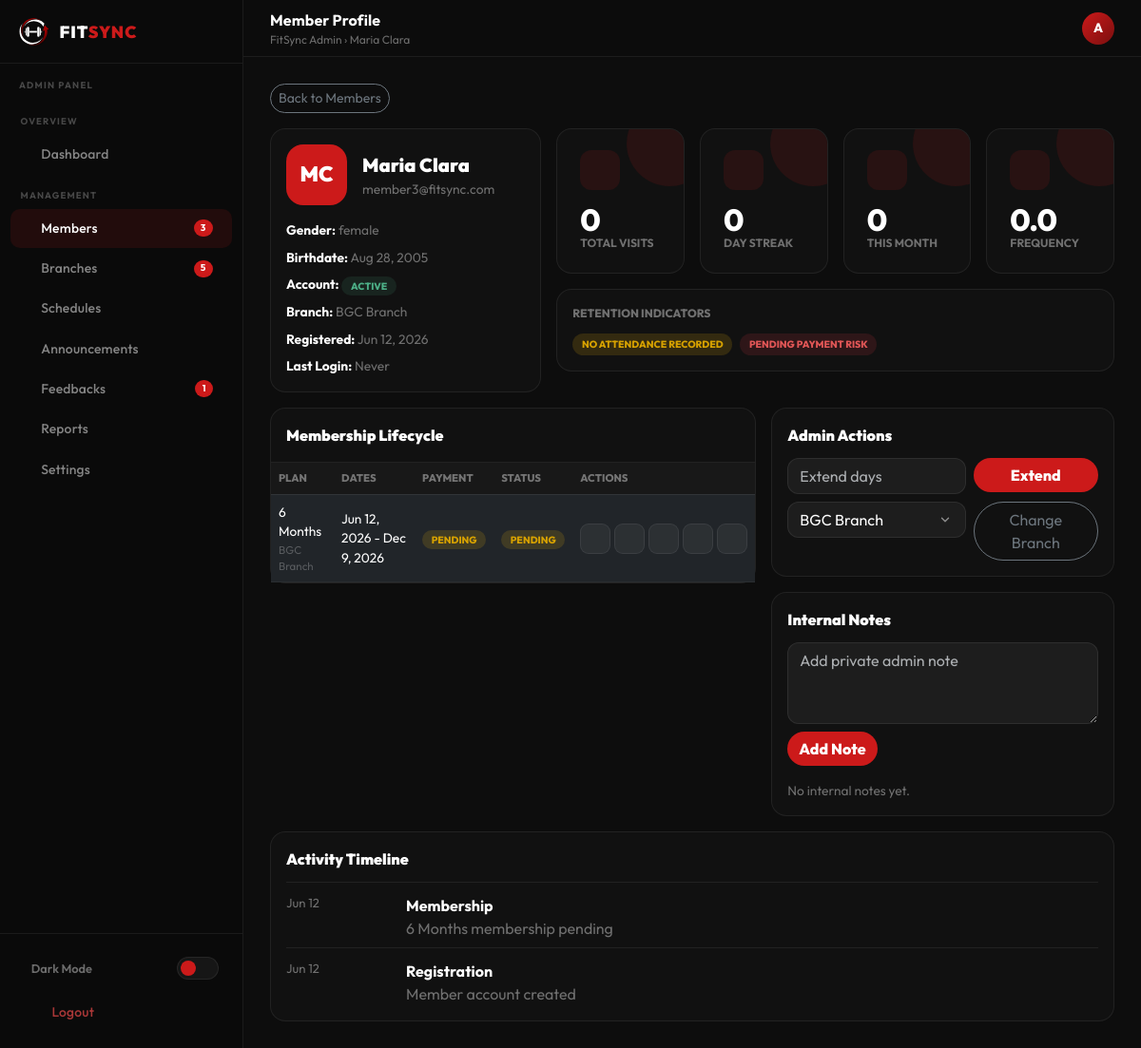
The page /admin/member_view.php?id=4 (signed in) on the database its author committed.
### tables this page shows
CREATE TABLE `memberships` (
  `id` int(10) UNSIGNED NOT NULL,
  `user_id` int(10) UNSIGNED NOT NULL,
  `plan_id` smallint(5) UNSIGNED NOT NULL,
  `branch_id` smallint(5) UNSIGNED NOT NULL DEFAULT 1,
  `starts_at` date NOT NULL,
  `ends_at` date NOT NULL,
  `amount_paid` decimal(10,2) NOT NULL,
  `payment_method` enum('credit_card','debit_card','gcash','maya','bank_transfer','cash') NOT NULL DEFAULT 'cash',
  `payment_status` enum('pending','paid','failed','refunded') NOT NULL DEFAULT 'paid',
  `status` enum('pending','active','expired','cancelled','frozen') NOT NULL DEFAULT 'active',
  `payment_ref` varchar(128) DEFAULT NULL,
  `proof_file_path` varchar(255) DEFAULT NULL,
  `proof_uploaded_at` datetime DEFAULT NULL,
  `created_at` datetime NOT NULL DEFAULT current_timestamp(),
  `updated_at` datetime NOT NULL DEFAULT current_timestamp() ON UPDATE current_timestamp()
);

CREATE TABLE `users` (
  `id` int(10) UNSIGNED NOT NULL,
  `role` enum('admin','member') NOT NULL DEFAULT 'member',
  `first_name` varchar(64) NOT NULL,
  `last_name` varchar(64) NOT NULL,
  `email` varchar(191) NOT NULL,
  `password_hash` varchar(255) NOT NULL,
  `birthdate` date DEFAULT NULL,
  `gender` enum('male','female','nonbinary','other') DEFAULT NULL,
  `email_verified_at` datetime DEFAULT NULL,
  `verification_token` varchar(128) DEFAULT NULL,
  `profile_photo` varchar(255) DEFAULT NULL,
  `is_active` tinyint(1) NOT NULL DEFAULT 1,
  `last_login_at` datetime DEFAULT NULL,
  `created_at` datetime NOT NULL DEFAULT current_timestamp(),
  `updated_at` datetime NOT NULL DEFAULT current_timestamp() ON UPDATE current_timestamp(),
  `is_approved` tinyint(1) DEFAULT 1
);

CREATE TABLE `branches` (
  `id` smallint(5) UNSIGNED NOT NULL,
  `name` varchar(100) NOT NULL,
  `city` varchar(64) NOT NULL,
  `address` varchar(255) DEFAULT NULL,
  `maps_embed` text DEFAULT NULL,
  `is_active` tinyint(1) NOT NULL DEFAULT 1,
  `created_at` datetime NOT NULL DEFAULT current_timestamp()
);

CREATE TABLE `membership_plans` (
  `id` smallint(5) UNSIGNED NOT NULL,
  `slug` varchar(16) NOT NULL,
  `label` varchar(32) NOT NULL,
  `duration_days` smallint(5) UNSIGNED NOT NULL,
  `price` decimal(10,2) NOT NULL,
  `original_price` decimal(10,2) NOT NULL,
  `features_json` longtext DEFAULT NULL,
  `is_active` tinyint(1) NOT NULL DEFAULT 1,
  `sort_order` tinyint(3) UNSIGNED NOT NULL DEFAULT 0
);

### admin/member_view.php (the view, shortened to what the rows shown need)
<?php
require_once __DIR__ . '/../config/db.php';
require_once __DIR__ . '/../includes/member_helpers.php';
$pdo = db();
$memberId = max(0, (int) ($_GET['id'] ?? 0));
$member = $memberId ? memberProfile($pdo, $memberId) : null;
$history = memberMembershipHistory($pdo, $memberId);
$timeline = memberTimeline($pdo, $memberId);
$branches = $pdo->query('SELECT id, name FROM branches WHERE is_active = 1 ORDER BY name')->fetchAll(PDO::FETCH_ASSOC);
$pageTitle = 'Member Profile';
$topbarCrumb = $member['first_name'] . ' ' . $member['last_name'];
require_once __DIR__ . '/../includes/admin_header.php';
require_once __DIR__ . '/../includes/admin_sidebar.php';
?>
<div class="row g-3 mb-3">
    <div class="col-xl-4">
        <div class="fs-card p-3 h-100">
            <div class="d-flex align-items-center gap-3 mb-3">
                <div style="width:64px;height:64px;border-radius:18px;background:var(--fs-red);display:flex;align-items:center;justify-content:center;font-size:1.4rem;font-weight:900">
                    <?= htmlspecialchars(strtoupper(substr($member['first_name'], 0, 1) . substr($member['last_name'], 0, 1))) ?>
                </div>
                <div>
                    <div style="font-size:1.25rem;font-weight:900"><?= htmlspecialchars($member['first_name'] . ' ' . $member['last_name']) ?></div>
                    <div style="color:var(--text-muted);font-size:.86rem"><?= htmlspecialchars($member['email']) ?></div>
                </div>
            </div>
            <div class="d-flex flex-column gap-2" style="font-size:.86rem">
                <div><strong>Gender:</strong> <span style="color:var(--text-muted)"><?= htmlspecialchars($member['gender'] ?? 'Not set') ?></span></div>
                <div><strong>Birthdate:</strong> <span style="color:var(--text-muted)"><?= $member['birthdate'] ? date('M j, Y', strtotime($member['birthdate'])) : 'Not set' ?></span></div>
                <div><strong>Branch:</strong> <span style="color:var(--text-muted)"><?= htmlspecialchars($member['branch_name'] ?? 'Unassigned') ?></span></div>
                <div><strong>Registered:</strong> <span style="color:var(--text-muted)"><?= date('M j, Y', strtotime($member['created_at'])) ?></span></div>
            </div>
        </div>
    </div>
</div>
<div class="row g-3 mb-3">
    <div class="col-xl-7">
        <div class="admin-table-wrap">
            <table class="table admin-table">
                <thead><tr><th>Plan</th><th>Dates</th><th>Payment</th><th>Status</th><th>Actions</th></tr></thead>
                <tbody>
                    <?php foreach ($history as $m): ?>
                        <tr>
                            <td><?= htmlspecialchars($m['plan_label']) ?><div style="font-size:.72rem;color:var(--text-dimmed)"><?= htmlspecialchars($m['branch_name']) ?></div></td>
                            <td><?= date('M j, Y', strtotime($m['starts_at'])) ?> - <?= date('M j, Y', strtotime($m['ends_at'])) ?></td>
                            <td><span class="status-badge <?= htmlspecialchars($m['payment_status']) ?>"><?= htmlspecialchars($m['payment_status']) ?></span></td>
                            <td><span class="status-badge <?= htmlspecialchars($m['status']) ?>"><?= htmlspecialchars($m['status']) ?></span></td>
                            <td>
                                <div class="d-flex gap-1">
                                    <?php if ($m['payment_status'] === 'pending'): ?>
                                        <button class="tbl-btn" onclick="memberAction({action:'approve_payment',membership_id:<?= (int) $m['id'] ?>})"><i class="ti ti-check"></i></button>
                                        <button class="tbl-btn" onclick="memberAction({action:'reject_payment',membership_id:<?= (int) $m['id'] ?>})"><i class="ti ti-x"></i></button>
                                    <?php endif ?>
                                    <button class="tbl-btn" onclick="memberAction({action:'set_membership_status',membership_id:<?= (int) $m['id'] ?>,status:'frozen'})"><i class="ti ti-player-pause"></i></button>
                                    <button class="tbl-btn" onclick="memberAction({action:'set_membership_status',membership_id:<?= (int) $m['id'] ?>,status:'active'})"><i class="ti ti-player-play"></i></button>
                                    <button class="tbl-btn" onclick="memberAction({action:'set_membership_status',membership_id:<?= (int) $m['id'] ?>,status:'cancelled'})"><i class="ti ti-ban"></i></button>
                                </div>
                            </td>
                        </tr>
                    <?php endforeach ?>
                </tbody>
            </table>
        </div>
    </div>
    <div class="col-xl-5">
        <div class="fs-card p-3 mb-3">
            <div class="row g-2">
                <div class="col-7">
                    <select class="form-select fs-select" id="branchId">
                        <?php foreach ($branches as $branch): ?>
                            <option value="<?= (int) $branch['id'] ?>" <?= (int) ($member['branch_id'] ?? 0) === (int) $branch['id'] ? 'selected' : '' ?>><?= htmlspecialchars($branch['name']) ?></option>
                        <?php endforeach ?>
                    </select>
                </div>
            </div>
        </div>
    </div>
</div>
<?php require_once __DIR__ . '/../includes/admin_footer.php'; ?>

### includes/admin_sidebar.php (shortened to what the rows shown need)
<div class="topbar">
    <div class="me-auto">
        <div class="topbar-title"><?= htmlspecialchars($pageTitle ?? 'Admin') ?></div>
        <div class="topbar-breadcrumb">FitSync Admin &rsaquo; <?= htmlspecialchars($topbarCrumb ?? 'Operations') ?></div>
    </div>
</div>
<div class="main-wrap">
    <main class="main-content">

### rows shown on the page
memberships: user.last_name "Maria Clara", user.last_name "MC", user.email "member3@fitsync.com", user.gender "female", user.birthdate "Aug 28, 2005", branch.name "BGC Branch", user.created_at "Jun 12, 2026", plan.label "6 Months", starts_at "Jun 12, 2026", ends_at "Dec 9, 2026", payment_status "PENDING", status "PENDING"

### other values the page prints
$sidebarMemberCount "3"
$sidebarBranchCount "5"
$sidebarFeedbackCount "1"
$pageTitle "Member Profile"
$adminInitial "A"
$insights['total_visits'] "0"
$insights['current_streak'] "0"
$insights['monthly_attendance'] "0"
$insights['attendance_frequency'] "0.0"
$flag['label'] "NO ATTENDANCE RECORDED"
$flag['label'] "PENDING PAYMENT RISK"
date('M j', strtotime($event['date'])) "Jun 12"
$event['type'] "Membership"
$event['body'] "6 Months membership pending"
$event['type'] "Registration"
